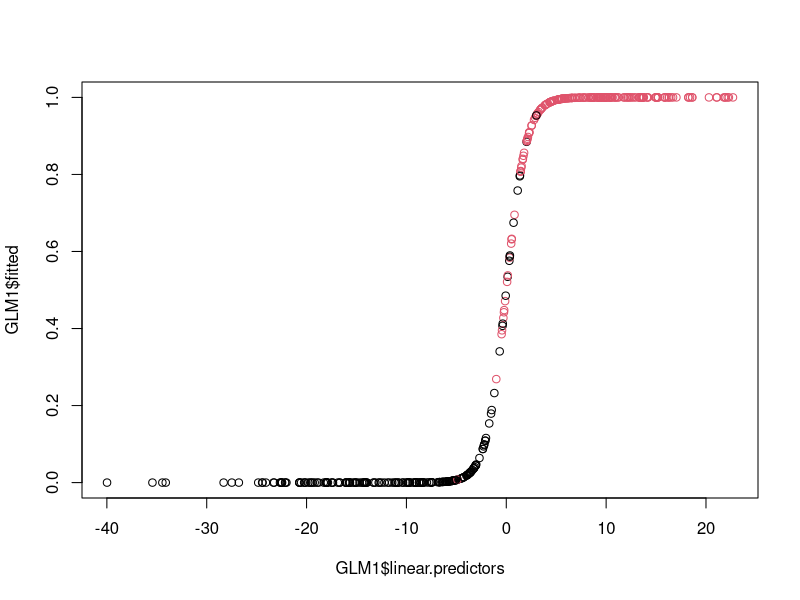

Here is the R script that generated this plot: (Note: this script raises an error after producing the figure.)
# This is a test to check if binary classification is possible for pollution 
# dataset using electronic sensor heads.

# Classifying absolute humidity is not very interesting, yet it's the variable that we chose in project 1 and for now we will stick to it.

# Multi-colinearity issues may arise due to highly correlated variables.
# Eliminating some variables will weaken our classification study.
# Professor said that we do a logistic reg using PCs.

# Other possible binary variables to create:
# One might consider predicting whether it's a rush hour or not.
# One might also Predict absence or presence of a certain chemical compound in the air due to sensor responses

################################################################################

# Standardize dataframe function

standardizeDF <- function(x) {
  
  new_columns = c()
  
  for (name in names(x)) {
    new_col = (x[name]-mean(as.matrix(x[name])))/sd(as.matrix(x[name]))
    new_columns = append(new_columns, new_col, after=length(new_columns))
  }
  
  return(data.frame(new_columns))
}

################################################################################

air_quality_data = read.csv('Data/cleanAirQuality.csv', sep=";", 
                            header=TRUE, stringsAsFactors=TRUE)

AH_bin_factor <- as.factor(air_quality_data[['AH_bin']])

# date_filter = subset (air_quality_data, select = c(Date))

air_quality_data = subset (air_quality_data, select = c(-AH_bin, -Date, -Time))
air_quality_data = standardizeDF(air_quality_data)

air_quality_data = append(air_quality_data, data.frame(AH_bin_factor), after = length(air_quality_data))

air_quality_data = data.frame(air_quality_data)

summary(air_quality_data)

# We first try the logistic regression framework and fit using all the data

# We first try the logistic regression framework.
# We split the data into 80/20 ratio.

# AH_bin = as.factor(AH_bin)
set.seed(1)
sample <- sample(c(TRUE, FALSE), dim(air_quality_data)[1], replace=TRUE, prob=c(0.8,0.2))
train  <- air_quality_data[sample, ]
test   <- air_quality_data[!sample, ]

GLM1 <- glm(formula = AH_bin_factor ~ .,data = train, family=binomial(logit))
summary(GLM1)
ppv=1-pchisq(314.3-57.34, df=404-392)
ppv
glm0 <- glm(AH_bin_factor ~ 1, data = train,family=binomial(link="logit"))
anova(glm0, GLM1, test="Chisq")

plot(GLM1$linear.predictors, GLM1$fitted, col = as.numeric(train[['AH_bin_factor']]))
Classif1 <- glm2$fitted.values >= 0.5
(tab1 <- table(train[['AH_bin_factor']], Classif1))

library(MASS)
stepAIC(GLM1, direction="backward")

glm2 <- glm(AH_bin_factor ~ PT08.S1.CO. + NMHC.GT. +PT08.S2.NMHC.+NOx.GT.
            +PT08.S3.NOx.+PT08.S4.NO2.+T+RH, data = train,family=binomial(link="logit"))
summary(glm2)

Classif2 <- glm2$fitted.values >= 0.5
(tab2 <- table(train[['AH_bin_factor']], Classif2))
round((tab2[2,1]+tab2[1,2])/sum(tab2) * 100, 2)

plot(glm2$linear.predictors, glm2$fitted, col = as.numeric(train[['AH_bin_factor']]))
pairs(air_quality_data)

fitProb <- linearPredict <- NULL
for(i in 1:dim(test)[1])
{
  ind_i <- c(1, test$PT08.S1.CO.[i], test$NMHC.GT.[i], test$PT08.S2.NMHC.[i],
             test$NOx.GT.[i], test$PT08.S3.NOx.[i], test$PT08.S4.NO2.[i], 
             test$T[i], test$RH[i])
  linearPredict[i] <- ind_i %*% glm2$coefficients
  fitProb[i] <- exp(linearPredict[i]) / (1+exp(linearPredict[i]))
}
Classico <- fitProb >= 0.5
(tabos <- table(test$AH_bin_factor, Classico))
round((tabos[2,1]+tabos[1,2])/sum(tabos) * 100, 2)

library(car)
vif(glm2)

# 2. Further analysis (PCA) ----

dataPCA <- train[,-c(1, 4, 8, 10, 13)]

res <- princomp(dataPCA, cor=TRUE)
summary(res)
plot(res,type="b")

mod2 <- glm(train$AH_bin_factor ~ res$scores[,1] + res$scores[,2] + res$scores[,3] +
              res$scores[,4] + res$scores[,5], data = train,family=binomial(logit))
summary(mod2)
#In order to simplify the model, different procedures are possible
#As illustration, two-way the automatic selection procedure  based on the AIC is used:
modPCA <- stepAIC(mod2, direction="both")

#And the 1st, 3rd and 4th PCs are kept in the final model.

#plot(obesity, modPCA$fitted, ylim=c(0,1), ylab="Fitted values")
#plot(sbp, modPCA$fitted, ylim=c(0,1), ylab="Fitted values")

#These plots show no clear patterns; this means that the probability of success
# does not increase/decrease with these two variables

mod3 <- glm(train$AH_bin_factor ~ res$scores[,1] + res$scores[,2] + res$scores[,3] +
              + res$scores[,5], data = train,family=binomial(logit))
summary(mod3)

plot(mod3$linear.predictors, mod3$fitted, col = as.numeric(train[['AH_bin_factor']]))

fitProb3 <- linearPredict3 <- NULL
for(i in 1:dim(test)[1])
{
  ind_i <- c(1, test$PT08.S1.CO.[i], test$NMHC.GT.[i], test$PT08.S2.NMHC.[i],
             test$NOx.GT.[i], test$PT08.S3.NOx.[i], test$PT08.S4.NO2.[i], 
             test$T[i], test$RH[i])
  linearPredict[i] <- ind_i %*% glm2$coefficients
  fitProb[i] <- exp(linearPredict[i]) / (1+exp(linearPredict[i]))
}
Classico <- fitProb >= 0.5
(tabos <- table(test$AH_bin_factor, Classico))
round((tabos[2,1]+tabos[1,2])/sum(tabos) * 100, 2)